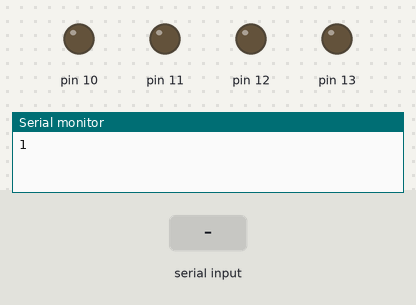
The sketch below on a simulated Arduino Uno, built with avr-gcc and run on an emulated ATmega328P. Shown: output pins drawn as LEDs (lit = HIGH), the last lines printed to the serial monitor. Inputs (shaded band) come from the test bench.

Above: at 1.2 s.
1.3 s: "2\n" received over Serial
At 1.8 s:
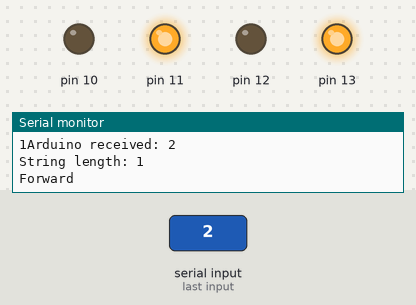
2.8 s: "ard1\n" received over Serial
At 4.0 s:
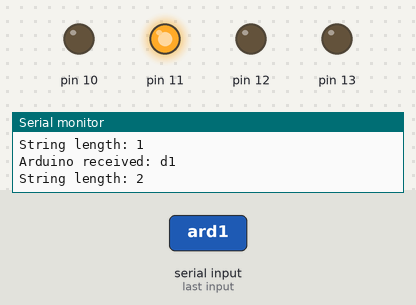
4.3 s: "4\n" received over Serial
At 5.3 s:
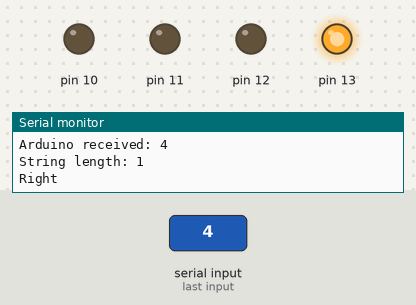
Timing chart, 0 to 7.3 s (numbered marks = the images above; inputs shaded):
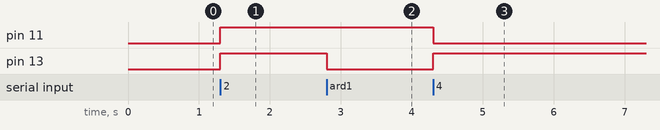

Measured:
- after the input at 1.3 s, pin 11, pin 13: LOW → HIGH at once
- after the input at 2.8 s, pin 13: HIGH → LOW at once
- after the input at 4.3 s, pin 11: HIGH → LOW at once; pin 13: LOW → HIGH at once

The sketch:

PyConnect.ino
```cpp
char inputBuffer[10];
String inputString;
void setup() {
  // put your setup code here, to run once:
  Serial.begin(9600);

  pinMode(13, OUTPUT);
  pinMode(12, OUTPUT);
  pinMode(11,OUTPUT);
  pinMode(10,OUTPUT);

  /*
  pinMode(7,OUTPUT);
  pinMode(8,OUTPUT);*/
  Serial.write('1');

}

void loop() {

  while(!Serial.available()){}

  while(Serial.available()){

    if(Serial.available()>0){
      //digitalWrite(13,HIGH);
      char c = Serial.read();
      if(c != '\n')
      inputString += c;
    }
  }
  //Serial.print(inputString);
   //delay(2000);
   if(inputString.length() >0)
    {
      digitalWrite(13,LOW);
      Serial.print("Arduino received: ");
      Serial.println(inputString); //see what was received

      Serial.print("String length: ");
      Serial.println(inputString.length());
      /*if(inputString.equals("1")){             //One Blink
          Serial.println("One");
          digitalWrite(13,HIGH);
          digitalWrite(12,LOW);
          }
         else if(inputString.equals("2")){       //Two Blink
            Serial.println("Two");
            digitalWrite(13,LOW);
            digitalWrite(12,LOW);
          }*/

         if(inputString.equals("1")){
            //Stop
            stopMotor();
          }
          else if(inputString.equals("2")){
            //Forward
            moveForward();
          }
          else if(inputString.equals("3")){
            //Turn Left and Move Forward
            turnLeft();
            //delay(500);
            //stopMotor();
            //moveForward();
          }
          else if(inputString.equals("4")){
            //Turn Right and Move Forward
            turnRight();
            //delay(500);
            //stopMotor();
            //moveForward();
          }

            inputString = "";
    }


/*

  // put your main code here, to run repeatedly:
  //while(true)
  {
    if(Serial.available() > 0){

        char c = Serial.read();

        if(c == '\n'){

            Serial.println("Input "+inputString);

            if(inputString.equals("ard")){            //Validate Arduino
            Serial.println("ard1");
            digitalWrite(13,HIGH);
            delay(2000);
            digitalWrite(13,LOW);
          }
        /*if(inputString.equals("1")){             //One Blink
          //Serial.println("One");
          digitalWrite(13,HIGH);
          digitalWrite(12,LOW);
          }
         else if(inputString.equals("2")){       //Two Blink
            //Serial.println("Two");
            digitalWrite(13,LOW);
            digitalWrite(12,LOW);
          }*/
/*         if(inputString.equals("1")){
            //Stop
            stopMotor();
          }
          else if(inputString.equals("2")){
            //Forward
            moveForward();
          }
          else if(inputString.equals("3")){
            //Turn Left and Move Forward
            turnLeft();
            delay(500);
            moveForward();
          }
          else if(inputString.equals("4")){
            //Turn Right and Move Forward
            turnRight();
            delay(500);
            moveForward();
          }
          else{
            //Stop
            stopMotor();
            }
            inputString = "";
          }
         else{
            inputString += c;
          }
    }
  }*/
}

void moveForward(){
    Serial.println("Forward");

    //Two wheels as forward
    /*digitalWrite(13,LOW);
    digitalWrite(12,HIGH);
    digitalWrite(11,HIGH);
    digitalWrite(10,LOW);*/

    //one small wheel as forward
    digitalWrite(13,HIGH);
    digitalWrite(12,LOW);
    digitalWrite(11,HIGH);
    digitalWrite(10,LOW);


    /*
    analogWrite(7, 153); // Run in half speed motor 1
    analogWrite(8, 255); // Run in full speed motor 2

    // change direction

    digitalWrite(7, LOW);
    digitalWrite(8, LOW);
    */
}

void turnLeft(){
  Serial.println("Left");
  //Two wheels as forward
  /*digitalWrite(13,HIGH);
  digitalWrite(12,LOW);
  digitalWrite(11,LOW);
  digitalWrite(10,LOW);*/

  //one small wheel as forward
  digitalWrite(13,LOW);
  digitalWrite(12,LOW);
  digitalWrite(11,HIGH);
  digitalWrite(10,LOW);

}

void turnRight(){
  Serial.println("Right");
  //Two wheels as forward
  /*digitalWrite(13,LOW);
  digitalWrite(12,LOW);
  digitalWrite(11,LOW);
  digitalWrite(10,HIGH);*/

  //one small wheel as forward
  digitalWrite(13,HIGH);
  digitalWrite(12,LOW);
  digitalWrite(11,LOW);
  digitalWrite(10,LOW);

}

void stopMotor(){
  Serial.println("Stop");

  digitalWrite(13,LOW);
  digitalWrite(12,LOW);
  digitalWrite(11,LOW);
  digitalWrite(10,LOW);

}
```
